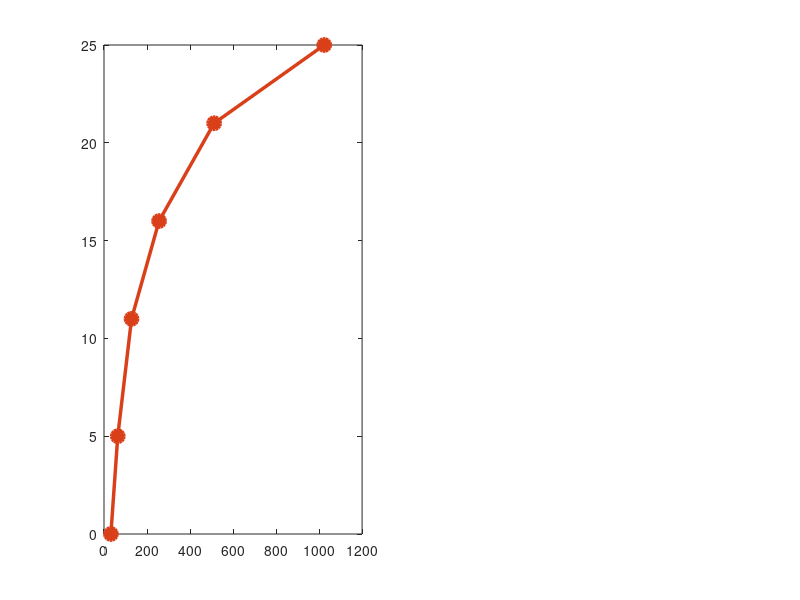

Source code (MATLAB): (Note: this script raises an error after producing the figure.)
clc; clear; close all; rng(42);

%% ── Параметрүүд ──────────────────────────────────────────
fc_UMa    = 3.5e9;
d_gNB_RIS = 50;
d_RIS_UE  = 100;
P_tx_dBm  = 30;   P_tx = 10^((P_tx_dBm-30)/10);
P_n_dBm   = -94;  P_n  = 10^((P_n_dBm-30)/10);
nTx       = 64;

PL_UMa = @(d) max(13.54+39.08*log10(max(d,10))+20*log10(fc_UMa/1e9), ...
                   28   +22   *log10(max(d,10))+20*log10(fc_UMa/1e9));
b_dir          = 10^(-PL_UMa(d_gNB_RIS+d_RIS_UE)/10);
SNR_noRIS_dB   = 10*log10(b_dir * P_tx * nTx / P_n);

%% ── Слайдын утгууд ───────────────────────────────────────
slide_M_UMa   = [32,  64, 128, 256, 512, 1024];
slide_SNR_UMa = [ 0,   5,  11,  16,  21,   25];

M_InH    = {'RIS-гүй','M=64','M=128','M=256'};
cov_pct  = [35, 79, 95, 100];
tput     = [215, 650, 1200, 1847];
latency  = [12.4, 6.0, 3.2, 1.9];



%% ══ ЗҮҮН: UMa SNR vs M ════════════════════════════════════
ax1 = subplot(1,2,1);

plot(slide_M_UMa, slide_SNR_UMa, '-o', ...
    'Color',[0.85 0.25 0.10], 'LineWidth',2.5, ...
    'MarkerSize',9, 'MarkerFaceColor',[0.85 0.25 0.10], ...
    'DisplayName','RIS-assisted SNR');
hold on;

yline(SNR_noRIS_dB, '--', ...
    'Color',[0.5 0.5 0.5], 'LineWidth',1.8, ...
    'DisplayName', sprintf('RIS-гүй (%.1f дБ)', SNR_noRIS_dB));

% Утгууд
for i = 1:length(slide_M_UMa)
    text(slide_M_UMa(i), slide_SNR_UMa(i)+1.5, ...
        num2str(slide_SNR_UMa(i)), ...
        'HorizontalAlignment','center', ...
        'FontSize',11, 'FontWeight','bold', ...
        'Color',[0.85 0.25 0.10]);
end


set(ax1, 'XScale', 'log', ...
    'XTick', slide_M_UMa, ...
    'XTickLabel',{'32','64','128','256','512','1024'}, ...
    'FontSize',11, 'Box','off', 'YGrid','on', 'GridAlpha',0.4);
xlim([25 1400]);
% ──────────────────────────────────────────────────────────

ylim([-5 30]); yticks(-5:5:30);
xlabel('M (RIS элемент)', 'FontSize',12, 'FontWeight','bold');
ylabel('SNR (дБ)',         'FontSize',12, 'FontWeight','bold');
title({'Хотын Гадна Орчин (UMa)','SNR vs M (d=150м, NLoS)'}, ...
    'FontSize',12, 'FontWeight','bold');
legend('Location','northwest','FontSize',9);
grid on; box on;

%% ══ БАРУУН: InH Coverage Ratio ════════════════════════════
ax2 = subplot(1,2,2);

bar_colors = {[0.65 0.65 0.75],[0.45 0.65 0.90], ...
              [0.25 0.50 0.85],[0.15 0.35 0.75]};

for i = 1:4
    bar(i, cov_pct(i), 0.65, ...
        'FaceColor', bar_colors{i}, 'EdgeColor','none');
    hold on;

    text(i, cov_pct(i)+1.8, [num2str(cov_pct(i)) '%'], ...
        'HorizontalAlignment','center', ...
        'FontSize',12, 'FontWeight','bold', ...
        'Color', bar_colors{i});

    text(i, cov_pct(i)*0.38, ...
        sprintf('%d Mbps\n%.1f ms', tput(i), latency(i)), ...
        'HorizontalAlignment','center', ...
        'VerticalAlignment','middle', ...
        'FontSize',8, 'Color',[0.98 0.98 0.98], ...
        'FontWeight','bold');
end

yline(99.7,'--','Color',[0 0.7 0.3],'LineWidth',1.5, ...
    'Label','99.7% (зорилт)', ...
    'LabelHorizontalAlignment','right', ...
    'FontSize',9,'FontWeight','bold');

set(ax2,'XTick',1:4,'XTickLabel',M_InH,'FontSize',11);
xlabel('RIS тохиргоо',     'FontSize',12,'FontWeight','bold');
ylabel('Хамрах Хүрээ (%)', 'FontSize',12,'FontWeight','bold');
title({'Дотор Орчин (InH)','Coverage Ratio (20×30 м оффис)'}, ...
    'FontSize',12,'FontWeight','bold');
ylim([0 115]); grid on; box on;

sgtitle('5. Симуляцийн үр дүн', ...
    'FontSize',14,'FontWeight','bold','Color',[0.08 0.20 0.50]);
